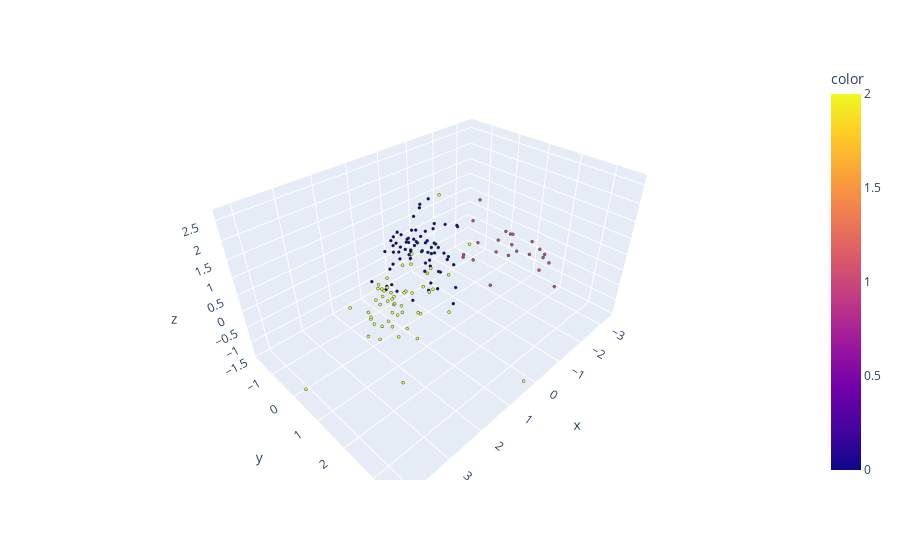

Notebook code cell kept with this figure:
### Code cell
fig.update_traces(marker = dict(size=1, 
                               line= dict(width=0.4, color='DarkSlateGrey')),
                 selector= dict(mode='markers'))  # if not set then figure would be very large
fig.show();

### Figure 1 — Plotly figure (JSON) as saved in the notebook; plotly's stock layout.template omitted (floating-point values rounded to 4 significant figures; data arrays with more than 128 entries replaced by an {"elided": "..."} marker saying what was removed)
{"data": [{"hovertemplate": "<b>%{hovertext}</b><br><br>x=%{x}<br>y=%{y}<br>z=%{z}<br>color=%{marker.color}<extra></extra>", "hovertext": {"elided": "149 str values"}, "legendgroup": "", "marker": {"color": {"elided": "149 int values"}, "coloraxis": "coloraxis", "line": {"color": "DarkSlateGrey", "width": 0.4}, "size": 1, "symbol": "circle"}, "mode": "markers", "name": "", "scene": "scene", "showlegend": false, "type": "scatter3d", "x": {"elided": "149 float values"}, "y": {"elided": "149 float values"}, "z": {"elided": "149 float values"}}], "layout": {"coloraxis": {"colorbar": {"title": {"text": "color"}}, "colorscale": [[0, "#0d0887"], [0.1111, "#46039f"], [0.2222, "#7201a8"], [0.3333, "#9c179e"], [0.4444, "#bd3786"], [0.5556, "#d8576b"], [0.6667, "#ed7953"], [0.7778, "#fb9f3a"], [0.8889, "#fdca26"], [1, "#f0f921"]]}, "legend": {"tracegroupgap": 0}, "margin": {"t": 60}, "scene": {"domain": {"x": [0, 1], "y": [0, 1]}, "xaxis": {"title": {"text": "x"}}, "yaxis": {"title": {"text": "y"}}, "zaxis": {"title": {"text": "z"}}}}}
